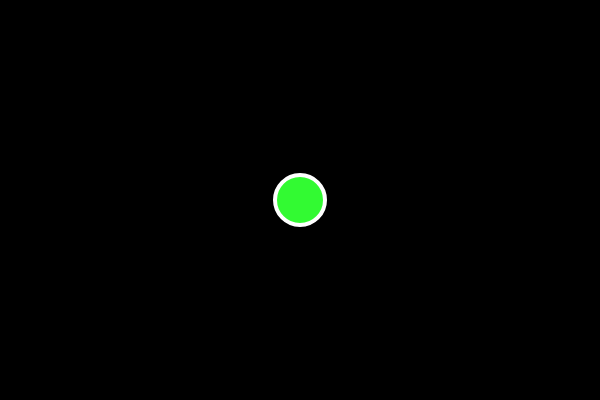
Frame 1 (no input)
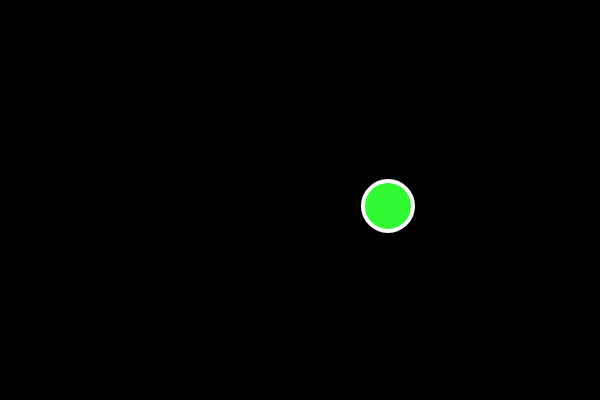
Frame 60 (no input)
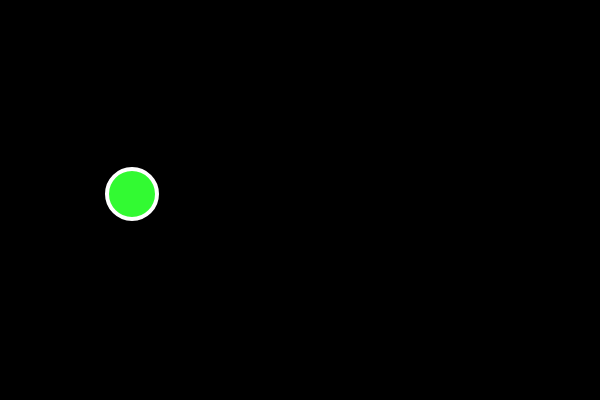
Frame 120 (the mouse pressed at the canvas centre since frame 60)

The p5.js sketch that drew these frames (run headless with seeded random() and noise() and a simulated clock; from frame 60 on, the mouse is pressed at the canvas centre):

// p5.js sketch
// ── sketch.js
var x = 300;
var y = 200;
var speedx = 8;
var speedy = 6;


function setup(){
    createCanvas(600,400);
}

function draw(){
    background(0);

    //display ball
    stroke(255);
    strokeWeight(4);
    fill(50,250,50);
    ellipse(x, y, 50, 50);

    
    //make ball move
    y = y + speedy;
    x = x + speedx;
    
    //ball changes direction when it hits wall
    if(x + 25 >600 || x - 25 < 0){
        speedx = -speedx;
    }
     if(y + 25 > 400 || y - 25 < 0){
        speedy = -speedy;
    }
}
